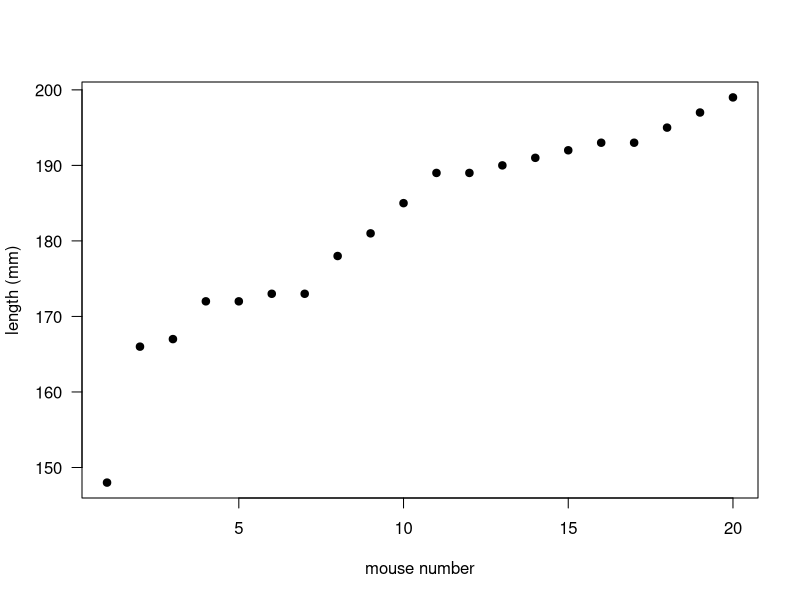
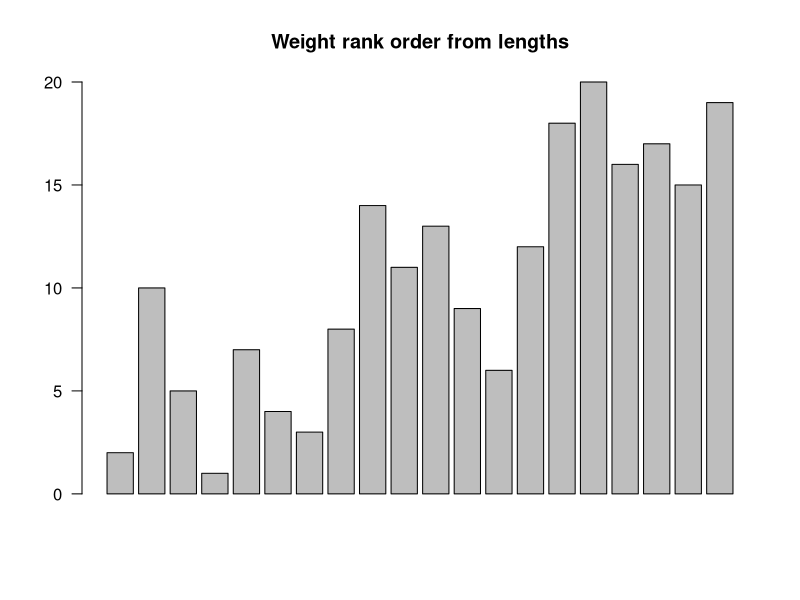
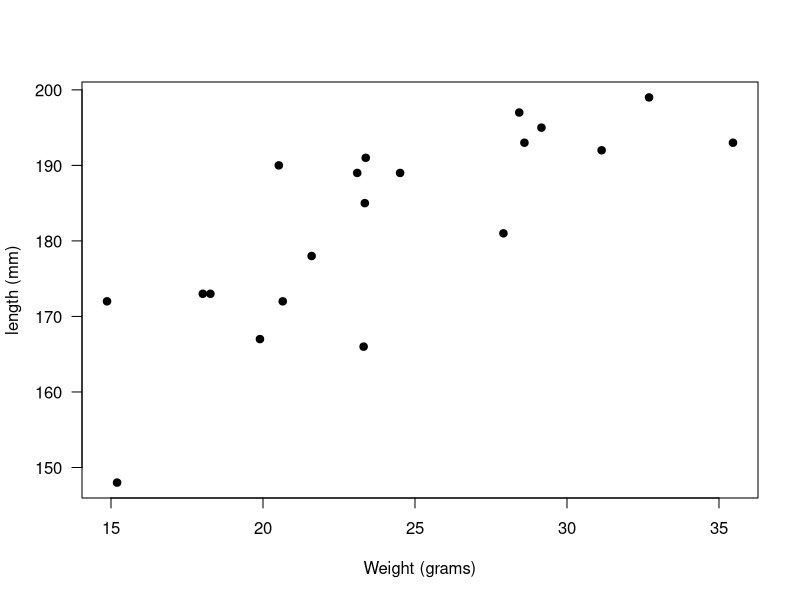
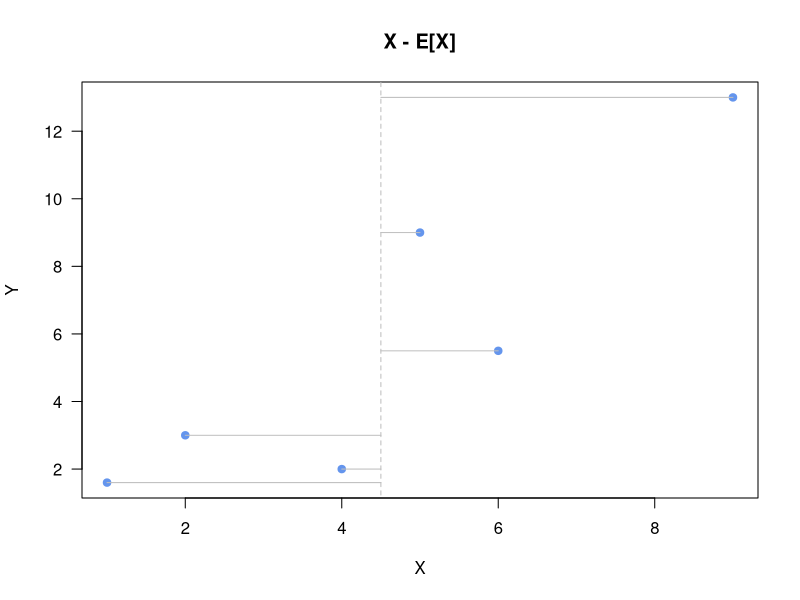
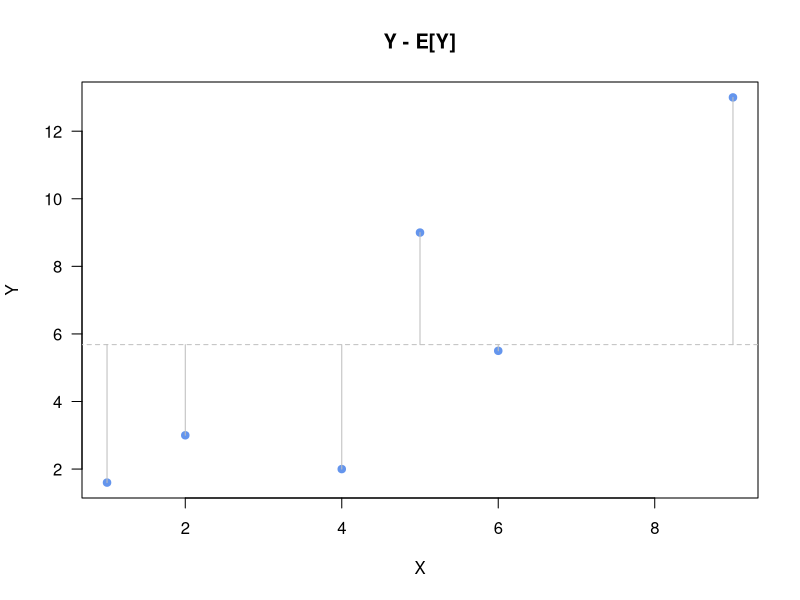
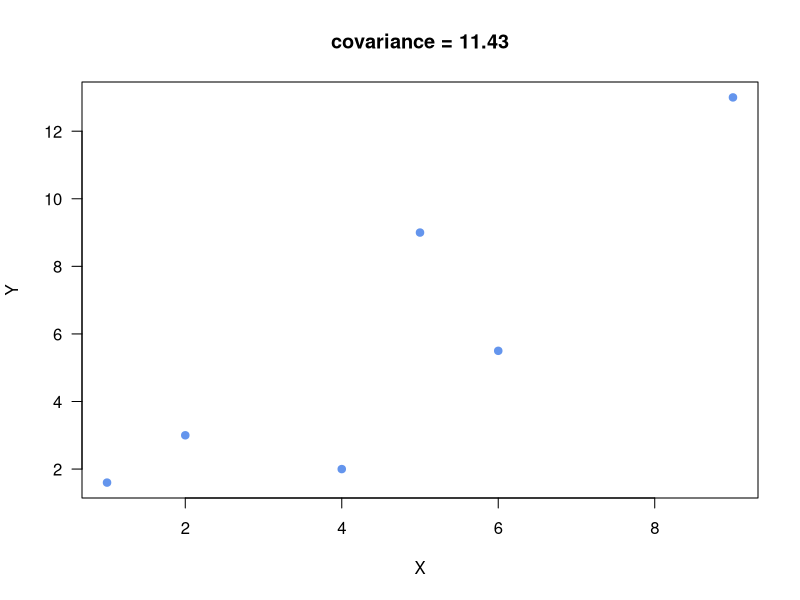
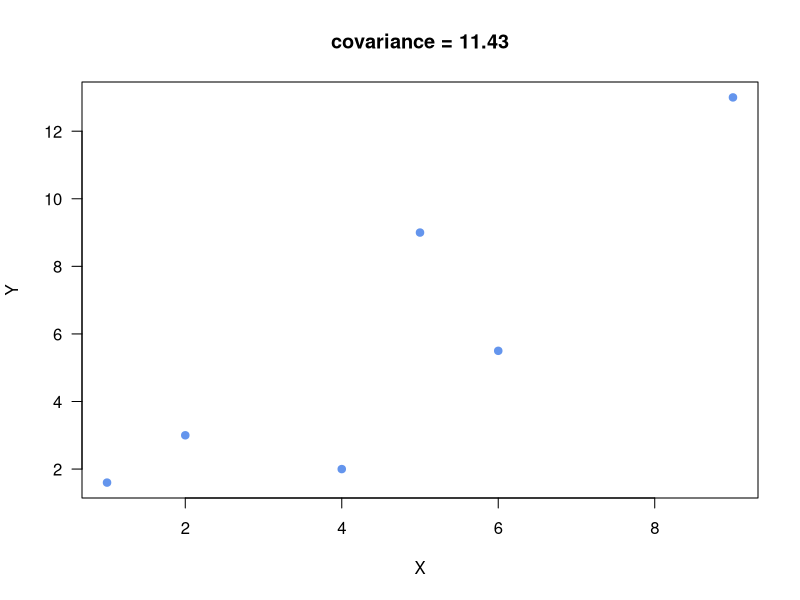
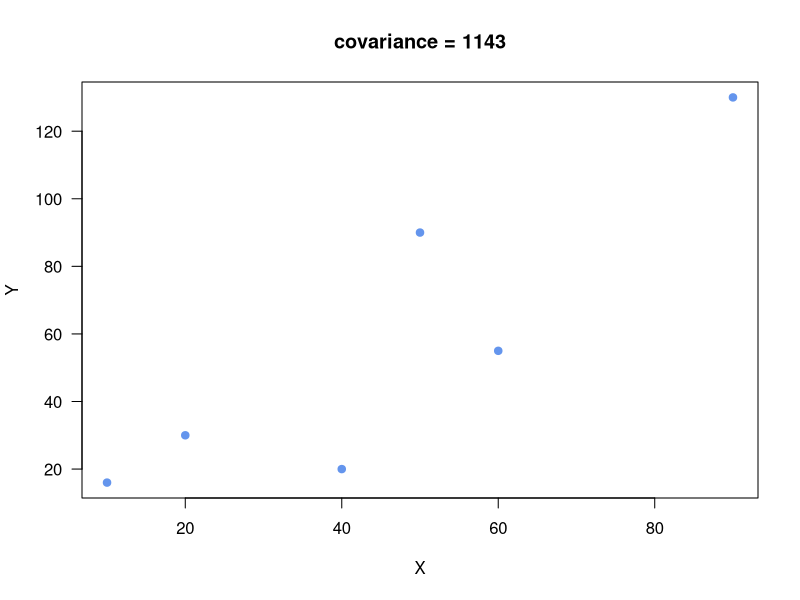

The R source for these figures, in order:
## ---- chunk 1
knitr::opts_chunk$set(comment = NA)
knitr::opts_chunk$set( prompt=TRUE ) 

knitr::knit_hooks$set(small.mar = function(before, options, envir) {
    if (before) par(mar = c(2, 2, 1, 1))  # smaller margin on top and right
})

knitr::knit_hooks$set(med.mar = function(before, options, envir) {
    if (before) par(mar = c(4, 4, 1, 1))  # smaller margin on top and right
})

## ---- chunk 2
weights=c(23.31,28.43,24.51,31.14,21.60,19.90,27.91,23.10,23.38,18.27,18.02,
          14.87,35.46,20.52,28.60,23.35,20.65,29.16,15.20,32.70)
lengths=c(166,197,189,192,178,167,181,189,191,173,173,172,193,190,193,185,172,195,148,199)
plot(sort( lengths ), xlab="mouse number", ylab="length (mm)", pch=19, las=1)
## ---- chunk 3
barplot( rank(weights)[ order(rank(lengths))], main="Weight rank order from lengths", las=1 )
## ---- chunk 4
plot(weights, lengths, xlab="Weight (grams)", ylab="length (mm)", pch=19, las=1)
## ---- chunk 5
aa = c(1,2,4,5,6,9)
bb = c(1.6,3,2,9,5.5,13)
mu.aa = mean(aa)
mu.bb = mean(bb)
plot(aa,bb,las=1,xlab="X", ylab="Y", pch=19, col="cornflowerblue", main="X - E[X]")
lines(c(mu.aa, mu.aa), c(0, 100), col="gray", lty=2)
for(i in 1:length(aa) ){
    lines(c(aa[i], mu.aa), c(bb[i], bb[i]), lty=1, col="gray")
}

plot(aa,bb,las=1,xlab="X", ylab="Y", pch=19, col="cornflowerblue", main="Y - E[Y]")
lines( c(0, 500), c(mu.bb, mu.bb), col="gray", lty=2)
for(i in 1:length(bb) ){
    lines( c(aa[i], aa[i]),  c(bb[i], mu.bb),lty=1, col="gray")
}

## ---- chunk 6
plot(aa,bb,las=1,xlab="X", ylab="Y", pch=19, col="cornflowerblue", main=paste("covariance = ",cov(aa,bb),sep=""))
## ---- chunk 7
print( data.frame( X_minus_meanX=round( aa-mu.aa, 2), 
            Y_minus_meanY=round( bb-mu.bb, 2), 
            product = round( (aa-mu.aa)*(bb-mu.bb), 2) ) )

example.rho = sum( (aa-mu.aa)*(bb-mu.bb) ) / (length(aa)-1)
## ---- chunk 8
plot(aa,bb,las=1,xlab="X", ylab="Y", pch=19, col="cornflowerblue", main=paste("covariance =",cov(aa,bb),sep=" "))
plot(aa*10,bb*10,las=1,xlab="X", ylab="Y", pch=19, col="cornflowerblue", main=paste("covariance =",cov(aa*10,bb*10),sep=" ") )
## ---- chunk 9

pches = c( rep(19, 10), rep(1,10))
colors = c( rep("cornflowerblue", 10), rep("black",10))
xs = c(1:10, 1:10)

va = 1:10
vb = 1:10+1
par(mar = c(3, 3, 1, 1))  # smaller margin on top and right


plot(1:20, 1:20, pch=19, col="cornflowerblue", xlab="X", ylab="Y", axes=FALSE, main="rho = 1.0", mgp=c(0.5,1,0.5) )
box()

plot(1:20, 20:1, pch=19, col="cornflowerblue", xlab="X", ylab="Y", axes=FALSE, main="rho = -1.0", mgp=c(0.5,1,0.5) )
box()

vb = rep(5,10)
plot(1:20, rep(10,20), pch=19, col="cornflowerblue", xlab="X", ylab="Y", axes=FALSE, main="rho = 0", mgp=c(0.5,1,0.5) )
box()
## ---- chunk 10
example.rho = cor.test(aa,bb)$estimate
plot(aa,bb,las=1,xlab="X", ylab="Y", pch=19, col="cornflowerblue", main=paste("rho =", round( example.rho, 2),sep=" "))
plot(aa*10,bb*10,las=1,xlab="X", ylab="Y", pch=19, col="cornflowerblue", main=paste("rho =", round( cor.test(aa*10,bb*10)$estimate, 2),sep=" ") )
## ---- chunk 11
x = c(1,2,4,5,6,9)
y = c(1.6,3,2,9,5.5,13)
cor( x, y )
## ---- chunk 12
example.t = as.numeric( example.rho * sqrt( (length(aa)-2)/(1-example.rho^2)) )
## ---- chunk 13

bnd = 5
plot( seq(from=-bnd, to=bnd, by=0.01),  dt(seq(from=-bnd, to=bnd, by=0.01), df=length(aa)-2), 
    xlab="t statistic", main="t distribution", pch=19, cex=0.1, ylab="" )
for(i in seq(from=example.t, to=bnd, by=0.01)){
    lines(c( i,i ), c(0, dt(i, df=length(aa)-2)) )
    lines(c( -1*i,-1*i ), c(0, dt(i, df=length(aa)-2)) )
}
## ---- chunk 14
x = c(1,2,4,5,6,9)
y = c(1.6,3,2,9,5.5,13)
cor.test( x, y )
## ---- chunk 15

layout( matrix(1:4,2,2))
plot(sin( seq(from=0, to=pi*2, by=0.001)), pch=19, cex=0.25, axes=FALSE, xlab="", ylab="")
box()

plot( 0,0, col="white", xlim=c(-1,1), ylim=c(-1,1), axes=FALSE)
symbols(0,0,circles=c(0.6), inches=FALSE, lwd=2,  xlab="", ylab="", add=TRUE)
box()

plot( rnorm(100)+5, rnorm(100)+5, xlim=c(0, 20), ylim=c(0,20), axes=FALSE, xlab="", ylab="")
points( rnorm(100)+5, rnorm(100)+15 )
points( rnorm(100)+15, rnorm(100)+5 )
points( rnorm(100)+15, rnorm(100)+15 )
box()

plot(sin( seq(from=0, to=pi, by=0.001)), pch=19, cex=0.25, axes=FALSE, xlab="", ylab="")
box()

## ---- chunk 16
plot( 2^ seq(from=0, to=30, by=0.001), pch=19, cex=0.25, axes=FALSE, xlab="", ylab="", main="rho = 0.51")
box()
## ---- chunk 17
aa = c(rnorm(10)+3, 10)
bb = c(rnorm(10)+3, 10)
cols=c(rep("cornflowerblue", 10), "black")
layout(matrix(1:2,1,2))
c10 = cor.test(aa[1:10], bb[1:10])
c11 = cor.test(aa,bb)
cor.10 = round( c10$estimate, 3)
cor.11 = round( c11$estimate, 3)
p.10 = round( c10$p.value, 3)
p.11 = round( c11$p.value, 3)

plot(aa[1:10],bb[1:10], pch=19, col=cols[1:10], xlim=c(0,10), ylim=c(0,10), las=1, main=paste("rho =", cor.10,"P=",p.10))
plot(aa,bb, pch=19, col=cols, xlim=c(0,10), ylim=c(0,10), las=1, main=paste("rho =", cor.11,"P=",p.11))

## ---- chunk 18

one_x = c(10,8,13,9,11,14,6,4,12,7,5)
one_y = c(8.04,6.95,7.58,8.81,8.33,9.96,7.24,4.26,10.84,4.82,5.68)
two_x = c(10,8,13,9,11,14,6,4,12,7,5)
two_y = c(9.14,8.14,8.74,8.77,9.26,8.1,6.13,3.1,9.13,7.26,4.74)
three_x = c(10,8,13,9,11,14,6,4,12,7,5)
three_y = c(7.46,6.77,12.74,7.11,7.81,8.84,6.08,5.39,8.15,6.42,5.73)
four_x = c(8,8,8,8,8,8,8,19,8,8,8)
four_y = c(6.58,5.76,7.71,8.84,8.47,7.04,5.25,12.5,5.56,7.91,6.89)

layout(matrix(1:4,2,2))
par(mar=c(2,2,2,2))
plot(one_x, one_y, pch=19, col="cornflowerblue", xlab="", ylab="", las=1)
abline(lm(one_y~one_x))
plot(two_x, two_y, pch=19, col="cornflowerblue", xlab="", ylab="", las=1)
abline(lm(two_y~two_x))
plot(three_x, three_y, pch=19, col="cornflowerblue", xlab="", ylab="", las=1)
abline(lm(three_y~three_x))
plot(four_x, four_y, pch=19, col="cornflowerblue", xlab="", ylab="", las=1)
abline(lm(four_y~four_x))
